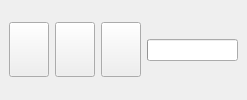
                     <widget class="QWidget" name="widget_13" native="true">
                      <property name="maximumSize">
                       <size>
                        <width>500</width>
                        <height>16777215</height>
                       </size>
                      </property>
                      <property name="styleSheet">
                       <string notr="true" />
                      </property>
                      <layout class="QHBoxLayout" name="horizontalLayout_32">
                       <property name="spacing">
                        <number>6</number>
                       </property>
                       <property name="leftMargin">
                        <number>9</number>
                       </property>
                       <property name="topMargin">
                        <number>9</number>
                       </property>
                       <property name="rightMargin">
                        <number>9</number>
                       </property>
                       <property name="bottomMargin">
                        <number>9</number>
                       </property>
                       <item>
                        <widget class="QWidget" name="widget_24" native="true">
                         <layout class="QHBoxLayout" name="horizontalLayout_39">
                          <property name="spacing">
                           <number>0</number>
                          </property>
                          <property name="leftMargin">
                           <number>0</number>
                          </property>
                          <property name="topMargin">
                           <number>0</number>
                          </property>
                          <property name="rightMargin">
                           <number>0</number>
                          </property>
                          <property name="bottomMargin">
                           <number>0</number>
                          </property>
                          <item>
                           <widget class="QPushButton" name="startRenderButton">
                            <property name="enabled">
                             <bool>true</bool>
                            </property>
                            <property name="maximumSize">
                             <size>
                              <width>59</width>
                              <height>55</height>
                             </size>
                            </property>
                            <property name="styleSheet">
                             <string notr="true" />
                            </property>
                            <property name="text">
                             <string />
                            </property>
                            <property name="icon">
                             <iconset resource="resources.qrc">
                              <normaloff>:/icons/icons/play-circle.svg</normaloff>:/icons/icons/play-circle.svg</iconset>
                            </property>
                            <property name="iconSize">
                             <size>
                              <width>40</width>
                              <height>45</height>
                             </size>
                            </property>
                            <property name="checkable">
                             <bool>false</bool>
                            </property>
                            <property name="checked">
                             <bool>false</bool>
                            </property>
                            <property name="autoRepeat">
                             <bool>false</bool>
                            </property>
                            <property name="autoExclusive">
                             <bool>false</bool>
                            </property>
                           </widget>
                          </item>
                         </layout>
                        </widget>
                       </item>
                       <item>
                        <layout class="QHBoxLayout" name="onRenderButtonsContiainer">
                         <item>
                          <widget class="QPushButton" name="pauseRenderButton">
                           <property name="enabled">
                            <bool>true</bool>
                           </property>
                           <property name="maximumSize">
                            <size>
                             <width>59</width>
                             <height>55</height>
                            </size>
                           </property>
                           <property name="styleSheet">
                            <string notr="true" />
                           </property>
                           <property name="text">
                            <string />
                           </property>
                           <property name="icon">
                            <iconset resource="resources.qrc">
                             <normaloff>:/icons/icons/pause-circle.svg</normaloff>:/icons/icons/pause-circle.svg</iconset>
                           </property>
                           <property name="iconSize">
                            <size>
                             <width>40</width>
                             <height>45</height>
                            </size>
                           </property>
                           <property name="checkable">
                            <bool>false</bool>
                           </property>
                           <property name="checked">
                            <bool>false</bool>
                           </property>
                          </widget>
                         </item>
                         <item>
                          <widget class="QPushButton" name="killRenderButton">
                           <property name="sizePolicy">
                            <sizepolicy hsizetype="Fixed" vsizetype="Fixed">
                             <horstretch>0</horstretch>
                             <verstretch>0</verstretch>
                            </sizepolicy>
                           </property>
                           <property name="maximumSize">
                            <size>
                             <width>59</width>
                             <height>55</height>
                            </size>
                           </property>
                           <property name="text">
                            <string />
                           </property>
                           <property name="icon">
                            <iconset resource="resources.qrc">
                             <normaloff>:/icons/icons/x-circle.svg</normaloff>:/icons/icons/x-circle.svg</iconset>
                           </property>
                           <property name="iconSize">
                            <size>
                             <width>40</width>
                             <height>45</height>
                            </size>
                           </property>
                          </widget>
                         </item>
                        </layout>
                       </item>
                       <item>
                        <widget class="QProgressBar" name="progressBar">
                         <property name="sizePolicy">
                          <sizepolicy hsizetype="Expanding" vsizetype="Fixed">
                           <horstretch>0</horstretch>
                           <verstretch>0</verstretch>
                          </sizepolicy>
                         </property>
                         <property name="value">
                          <number>0</number>
                         </property>
                         <property name="textVisible">
                          <bool>false</bool>
                         </property>
                        </widget>
                       </item>
                      </layout>
                     </widget>
